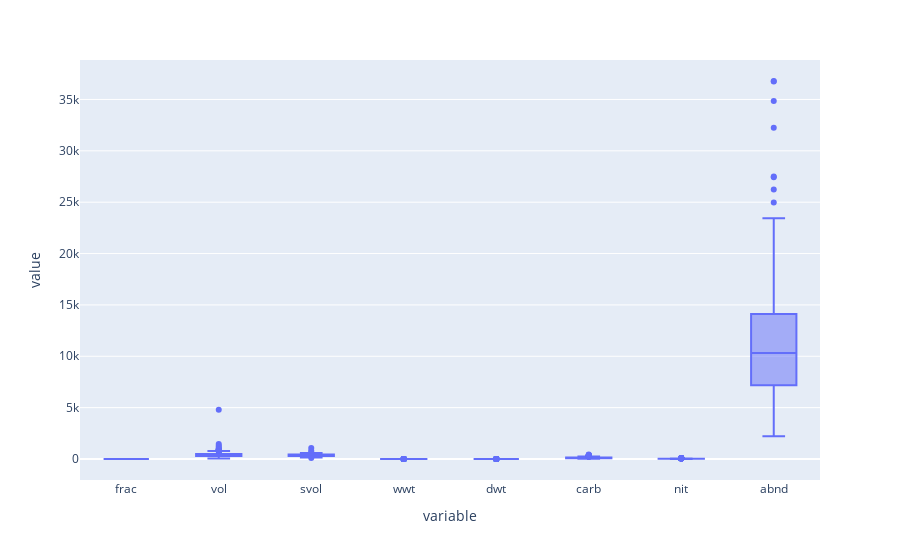

Write notebook code for a chart like this one.
### Markdown cell above
## Final plot

---

### Code cell
raw_data.groupby(["time", "lat", "lon", "depth"]).mean().plot.box()

### Figure 1 — Plotly figure (JSON) as saved in the notebook; plotly's stock layout.template omitted (floating-point values rounded to 4 significant figures; data arrays with more than 128 entries replaced by an {"elided": "..."} marker saying what was removed)
{"data": [{"alignmentgroup": "True", "hovertemplate": "variable=%{x}<br>value=%{y}<extra></extra>", "legendgroup": "", "marker": {"color": "#636efa"}, "name": "", "notched": false, "offsetgroup": "", "orientation": "v", "showlegend": false, "type": "box", "x": {"elided": "99456 str values"}, "x0": " ", "xaxis": "x", "y": {"elided": "99456 float values"}, "y0": " ", "yaxis": "y"}], "layout": {"boxmode": "group", "legend": {"tracegroupgap": 0}, "margin": {"t": 60}, "xaxis": {"anchor": "y", "domain": [0, 1], "title": {"text": "variable"}}, "yaxis": {"anchor": "x", "domain": [0, 1], "title": {"text": "value"}}}}
